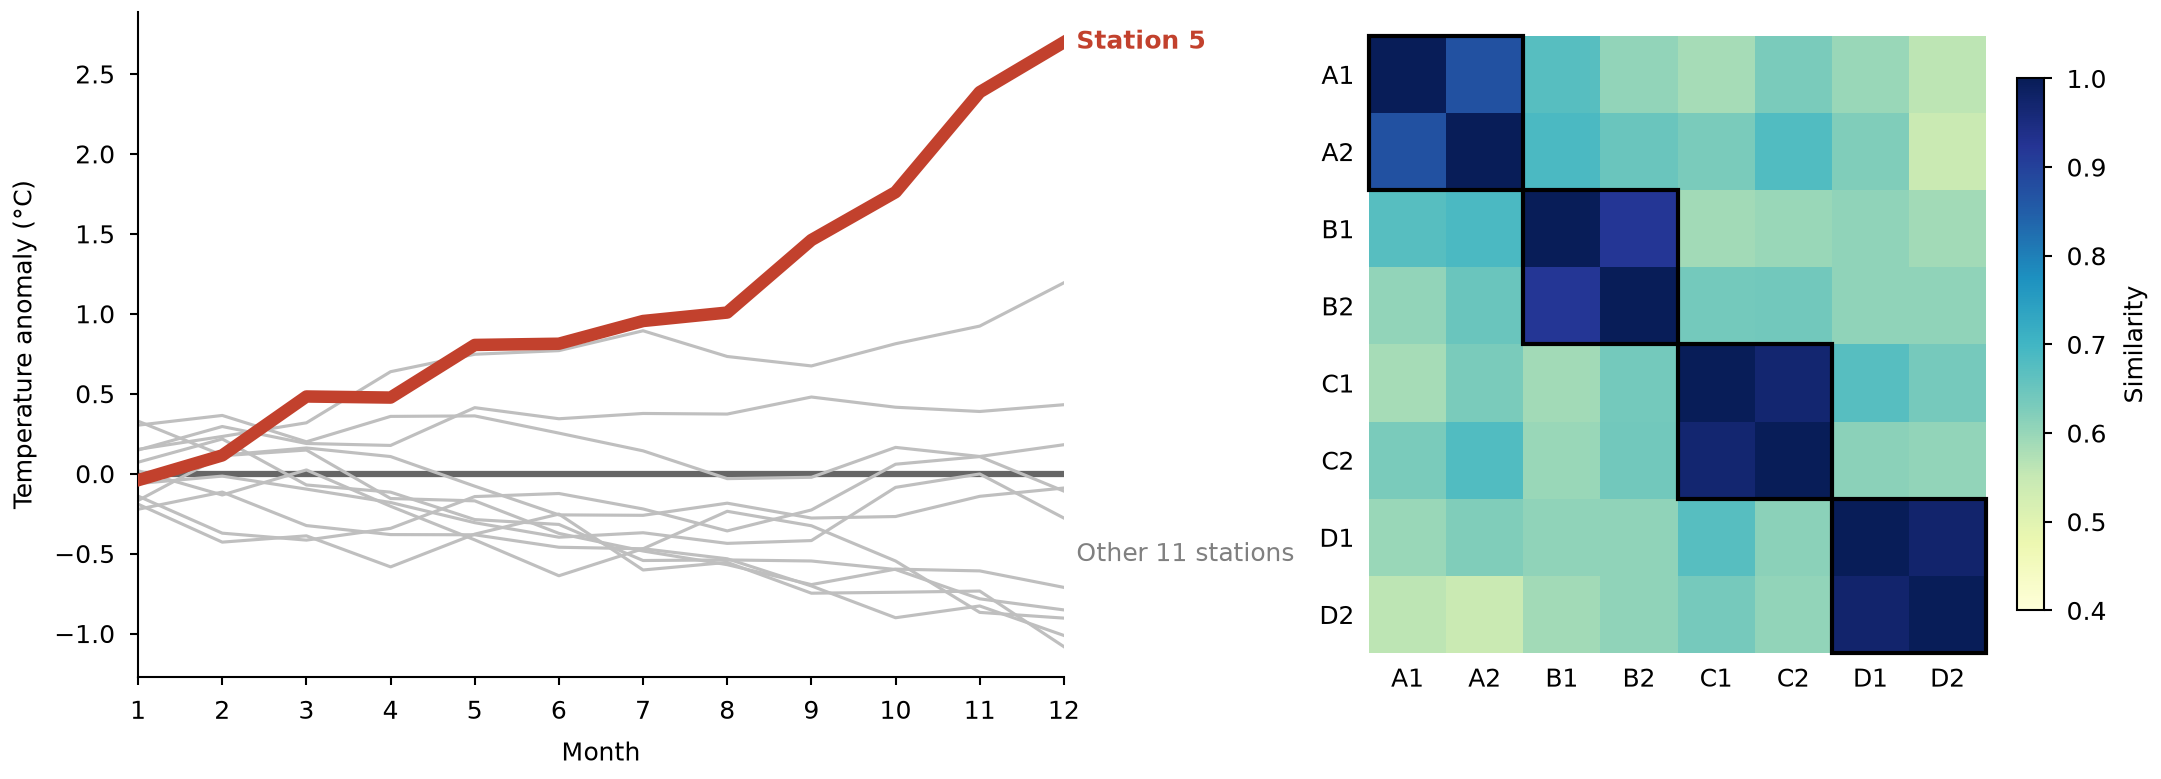

The script that saved this image:
"""Emphasize one series against muted others, and outline groups of cells in a matrix.
Synthetic data. Writes snippet.png next to this file.
"""

import os
from pathlib import Path

import matplotlib.pyplot as plt
import numpy as np
from matplotlib.patches import Rectangle

MM = 1 / 25.4
STYLE_DIR = Path(__file__).resolve().parent / "../../../styles"
MUTED = {"color": "0.75", "zorder": 1}
FOCUS = {"color": "#c2412d", "zorder": 3}
FOCUS_STATION = 4
MONTHS = np.arange(1, 13)
SITES = ("A1", "A2", "B1", "B2", "C1", "C2", "D1", "D2")
GROUP_SIZE = 2  # sites per outlined block on the diagonal


def focus_series(ax, rng):
    anomaly = rng.normal(0, 0.35, (12, MONTHS.size)).cumsum(axis=1) * 0.5
    anomaly[FOCUS_STATION] += np.linspace(0, 2.2, MONTHS.size)
    for station, series in enumerate(anomaly):
        if station != FOCUS_STATION:
            ax.plot(MONTHS, series, lw=0.5 * plt.rcParams["lines.linewidth"], **MUTED)
    # Draw the focus last and on top, so no muted line crosses it.
    ax.plot(MONTHS, anomaly[FOCUS_STATION], lw=2 * plt.rcParams["lines.linewidth"], **FOCUS)
    ax.annotate(f"Station {FOCUS_STATION + 1}", (MONTHS[-1], anomaly[FOCUS_STATION, -1]),
                xytext=(3, 0), textcoords="offset points", va="center",
                color=FOCUS["color"], fontweight="bold", annotation_clip=False)
    ax.annotate("Other 11 stations", (MONTHS[-1], np.median(anomaly[:, -1])),
                xytext=(3, -12), textcoords="offset points", va="center",
                color="0.5", annotation_clip=False)
    ax.axhline(0, color="0.4", zorder=0)
    ax.set(xlim=(1, 12), xticks=MONTHS, xlabel="Month",
           ylabel="Temperature anomaly (°C)")


def outlined_blocks(fig, ax, rng):
    n = len(SITES)
    group = np.arange(n) // GROUP_SIZE
    same = group[:, None] == group[None, :]
    similarity = np.where(same, 0.92, 0.62) + rng.normal(0, 0.05, (n, n))
    similarity = np.clip((similarity + similarity.T) / 2, 0, 1)
    np.fill_diagonal(similarity, 1)
    image = ax.imshow(similarity, cmap="YlGnBu", vmin=0.4, vmax=1.0)
    # Cell edges fall at half-integers in imshow coordinates.
    for start in range(0, n, GROUP_SIZE):
        ax.add_patch(Rectangle((start - 0.5, start - 0.5), GROUP_SIZE, GROUP_SIZE,
                               fill=False, edgecolor="black",
                               clip_on=False))  # the axes would clip the outer edges
    ax.set_xticks(range(n), SITES)
    ax.set_yticks(range(n), SITES)
    ax.tick_params(length=0)
    for spine in ax.spines.values():
        spine.set_visible(False)
    fig.colorbar(image, ax=ax, shrink=0.8, aspect=20, label="Similarity")


def main():
    rng = np.random.default_rng(5)
    default = STYLE_DIR / "default.mplstyle"
    sheets = [default] if default.is_file() else []
    if selected := os.environ.get("CEDALION_STYLE"):
        sheet = Path(selected).expanduser()
        sheets.append(sheet if sheet.is_file() else STYLE_DIR / (selected.removesuffix(".mplstyle") + ".mplstyle"))
    width_mm = float(os.environ.get("CEDALION_WIDTH_MM", 183))
    with plt.style.context(sheets):
        fig, axes = plt.subplots(1, 2, figsize=(width_mm * MM, 66 * MM),
                                 gridspec_kw={"width_ratios": [1.5, 1]},
                                 layout="constrained")
        focus_series(axes[0], rng)
        outlined_blocks(fig, axes[1], rng)
        fig.savefig(os.environ.get("CEDALION_SNIPPET_PNG", Path(__file__).with_name("snippet.png")), dpi=300)
        plt.close(fig)


if __name__ == "__main__":
    main()
